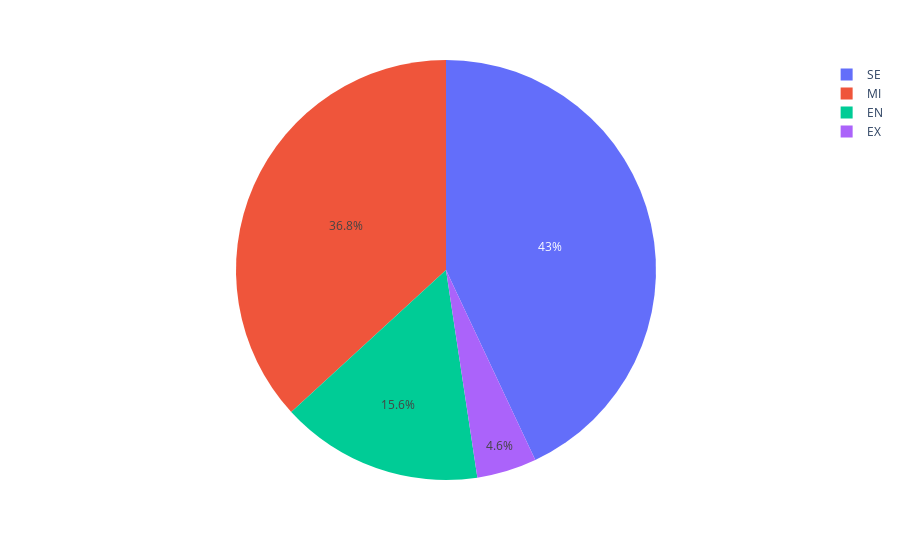

The notebook cell saved with this chart:
### Code cell
px.pie(df_count, values='count', names='experience_level')

### Figure 1 — Plotly figure (JSON) as saved in the notebook; plotly's stock layout.template omitted (floating-point values rounded to 4 significant figures)
{"data": [{"domain": {"x": [0, 1], "y": [0, 1]}, "hovertemplate": "experience_level=%{label}<br>count=%{value}<extra></extra>", "labels": ["SE", "MI", "EN", "EX"], "legendgroup": "", "name": "", "showlegend": true, "type": "pie", "values": [243, 208, 88, 26]}], "layout": {"autosize": true, "legend": {"tracegroupgap": 0}, "margin": {"t": 60}}}
